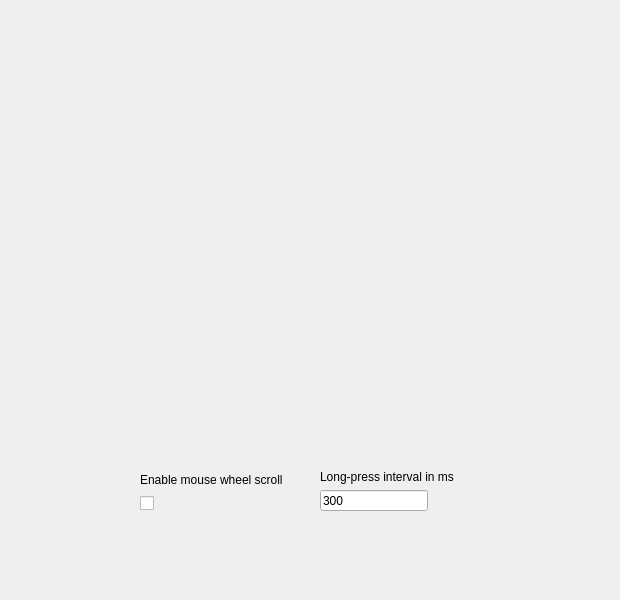
<?xml version="1.0" encoding="UTF-8"?>
<ui version="4.0">
 <class>CarRotaryPage</class>
 <widget class="QWidget" name="CarRotaryPage">
  <property name="geometry">
   <rect>
    <x>0</x>
    <y>0</y>
    <width>620</width>
    <height>600</height>
   </rect>
  </property>
  <property name="windowTitle">
   <string>Form</string>
  </property>
  <widget class="QPushButton" name="carrotary_backButton">
   <property name="geometry">
    <rect>
     <x>160</x>
     <y>242</y>
     <width>144</width>
     <height>200</height>
    </rect>
   </property>
   <property name="text">
    <string/>
   </property>
   <property name="icon">
    <iconset resource="../resources.qrc">
     <normaloff>:/light/carrotary_back</normaloff>:/light/carrotary_back</iconset>
   </property>
   <property name="iconSize">
    <size>
     <width>144</width>
     <height>200</height>
    </size>
   </property>
   <property name="flat">
    <bool>true</bool>
   </property>
   <property name="themeIconName" stdset="0">
    <string>carrotary_back</string>
   </property>
   <property name="themeIconNamePressed" stdset="0">
    <string>carrotary_back_pressed</string>
   </property>
  </widget>
  <widget class="QPushButton" name="carrotary_homeButton">
   <property name="geometry">
    <rect>
     <x>300</x>
     <y>242</y>
     <width>144</width>
     <height>200</height>
    </rect>
   </property>
   <property name="text">
    <string/>
   </property>
   <property name="icon">
    <iconset resource="../resources.qrc">
     <normaloff>:/light/carrotary_home</normaloff>:/light/carrotary_home</iconset>
   </property>
   <property name="iconSize">
    <size>
     <width>144</width>
     <height>200</height>
    </size>
   </property>
   <property name="flat">
    <bool>true</bool>
   </property>
   <property name="themeIconName" stdset="0">
    <string>carrotary_home</string>
   </property>
   <property name="themeIconNamePressed" stdset="0">
    <string>carrotary_home_pressed</string>
   </property>
  </widget>
  <widget class="QPushButton" name="carrotary_clickButton">
   <property name="geometry">
    <rect>
     <x>250</x>
     <y>172</y>
     <width>100</width>
     <height>100</height>
    </rect>
   </property>
   <property name="text">
    <string/>
   </property>
   <property name="icon">
    <iconset resource="../resources.qrc">
     <normaloff>:/light/carrotary_center</normaloff>:/light/carrotary_center</iconset>
   </property>
   <property name="iconSize">
    <size>
     <width>100</width>
     <height>100</height>
    </size>
   </property>
   <property name="flat">
    <bool>true</bool>
   </property>
   <property name="themeIconName" stdset="0">
    <string>carrotary_center</string>
   </property>
   <property name="themeIconNamePressed" stdset="0">
    <string>carrotary_center_pressed</string>
   </property>
  </widget>
  <widget class="QPushButton" name="carrotary_clockwiseButton">
   <property name="geometry">
    <rect>
     <x>297</x>
     <y>122</y>
     <width>100</width>
     <height>200</height>
    </rect>
   </property>
   <property name="text">
    <string/>
   </property>
   <property name="icon">
    <iconset resource="../resources.qrc">
     <normaloff>:/light/carrotary_clockwise</normaloff>:/light/carrotary_clockwise</iconset>
   </property>
   <property name="iconSize">
    <size>
     <width>100</width>
     <height>200</height>
    </size>
   </property>
   <property name="flat">
    <bool>true</bool>
   </property>
   <property name="themeIconName" stdset="0">
    <string>carrotary_clockwise</string>
   </property>
   <property name="themeIconNamePressed" stdset="0">
    <string>carrotary_clockwise_pressed</string>
   </property>
  </widget>
  <widget class="QPushButton" name="carrotary_counterclockwiseButton">
   <property name="geometry">
    <rect>
     <x>200</x>
     <y>122</y>
     <width>100</width>
     <height>200</height>
    </rect>
   </property>
   <property name="text">
    <string/>
   </property>
   <property name="icon">
    <iconset resource="../resources.qrc">
     <normaloff>:/light/carrotary_counterclockwise</normaloff>:/light/carrotary_counterclockwise</iconset>
   </property>
   <property name="iconSize">
    <size>
     <width>100</width>
     <height>200</height>
    </size>
   </property>
   <property name="flat">
    <bool>true</bool>
   </property>
   <property name="themeIconName" stdset="0">
    <string>carrotary_counterclockwise</string>
   </property>
   <property name="themeIconNamePressed" stdset="0">
    <string>carrotary_counterclockwise_pressed</string>
   </property>
  </widget>
  <widget class="QPushButton" name="carrotary_downButton">
   <property name="geometry">
    <rect>
     <x>195</x>
     <y>217</y>
     <width>212</width>
     <height>150</height>
    </rect>
   </property>
   <property name="text">
    <string/>
   </property>
   <property name="icon">
    <iconset resource="../resources.qrc">
     <normaloff>:/light/carrotary_down</normaloff>:/light/carrotary_down</iconset>
   </property>
   <property name="iconSize">
    <size>
     <width>212</width>
     <height>150</height>
    </size>
   </property>
   <property name="flat">
    <bool>true</bool>
   </property>
   <property name="themeIconName" stdset="0">
    <string>carrotary_down</string>
   </property>
   <property name="themeIconNamePressed" stdset="0">
    <string>carrotary_down_pressed</string>
   </property>
  </widget>
  <widget class="QPushButton" name="carrotary_leftButton">
   <property name="geometry">
    <rect>
     <x>153</x>
     <y>112</y>
     <width>150</width>
     <height>212</height>
    </rect>
   </property>
   <property name="text">
    <string/>
   </property>
   <property name="icon">
    <iconset resource="../resources.qrc">
     <normaloff>:/light/carrotary_left</normaloff>:/light/carrotary_left</iconset>
   </property>
   <property name="iconSize">
    <size>
     <width>150</width>
     <height>212</height>
    </size>
   </property>
   <property name="flat">
    <bool>true</bool>
   </property>
   <property name="themeIconName" stdset="0">
    <string>carrotary_left</string>
   </property>
   <property name="themeIconNamePressed" stdset="0">
    <string>carrotary_left_pressed</string>
   </property>
  </widget>
  <widget class="QPushButton" name="carrotary_upButton">
   <property name="geometry">
    <rect>
     <x>194</x>
     <y>70</y>
     <width>212</width>
     <height>150</height>
    </rect>
   </property>
   <property name="text">
    <string/>
   </property>
   <property name="icon">
    <iconset resource="../resources.qrc">
     <normaloff>:/light/carrotary_up</normaloff>:/light/carrotary_up</iconset>
   </property>
   <property name="iconSize">
    <size>
     <width>212</width>
     <height>150</height>
    </size>
   </property>
   <property name="flat">
    <bool>true</bool>
   </property>
   <property name="themeIconName" stdset="0">
    <string>carrotary_up</string>
   </property>
   <property name="themeIconNamePressed" stdset="0">
    <string>carrotary_up_pressed</string>
   </property>
  </widget>
  <widget class="QPushButton" name="carrotary_rightButton">
   <property name="geometry">
    <rect>
     <x>300</x>
     <y>112</y>
     <width>150</width>
     <height>212</height>
    </rect>
   </property>
   <property name="autoFillBackground">
    <bool>false</bool>
   </property>
   <property name="text">
    <string/>
   </property>
   <property name="icon">
    <iconset resource="../resources.qrc">
     <normaloff>:/light/carrotary_right</normaloff>:/light/carrotary_right</iconset>
   </property>
   <property name="iconSize">
    <size>
     <width>150</width>
     <height>212</height>
    </size>
   </property>
   <property name="flat">
    <bool>true</bool>
   </property>
   <property name="themeIconName" stdset="0">
    <string>carrotary_right</string>
   </property>
   <property name="themeIconNamePressed" stdset="0">
    <string>carrotary_right_pressed</string>
   </property>
  </widget>
  <widget class="QWidget" name="verticalLayoutWidget">
   <property name="geometry">
    <rect>
     <x>320</x>
     <y>470</y>
     <width>171</width>
     <height>41</height>
    </rect>
   </property>
   <layout class="QVBoxLayout" name="verticalLayout">
    <item>
     <widget class="QLabel" name="label">
      <property name="text">
       <string>Long-press interval in ms</string>
      </property>
      <property name="ColorGroup" stdset="0">
       <string>Title</string>
      </property>
     </widget>
    </item>
    <item>
     <widget class="QLineEdit" name="carrotary_longPressInterval">
      <property name="sizePolicy">
       <sizepolicy hsizetype="Fixed" vsizetype="Fixed">
        <horstretch>0</horstretch>
        <verstretch>0</verstretch>
       </sizepolicy>
      </property>
      <property name="text">
       <string>300</string>
      </property>
      <property name="maxLength">
       <number>5</number>
      </property>
      <property name="class" stdset="0">
       <string>EditableValue</string>
      </property>
     </widget>
    </item>
   </layout>
  </widget>
  <widget class="QWidget" name="verticalLayoutWidget_2">
   <property name="geometry">
    <rect>
     <x>140</x>
     <y>470</y>
     <width>171</width>
     <height>41</height>
    </rect>
   </property>
   <layout class="QVBoxLayout" name="verticalLayout_2">
    <item>
     <widget class="QLabel" name="carrotary_enableMouseWheel_label">
      <property name="text">
       <string>Enable mouse wheel scroll</string>
      </property>
      <property name="ColorGroup" stdset="0">
       <string>Title</string>
      </property>
     </widget>
    </item>
    <item>
     <widget class="QCheckBox" name="carrotary_enableMouseWheel_checkbox">
      <property name="text">
       <string/>
      </property>
      <property name="ColorGroup" stdset="0">
       <string>Toggle</string>
      </property>
     </widget>
    </item>
   </layout>
  </widget>
  <zorder>carrotary_upButton</zorder>
  <zorder>carrotary_backButton</zorder>
  <zorder>carrotary_homeButton</zorder>
  <zorder>carrotary_downButton</zorder>
  <zorder>carrotary_leftButton</zorder>
  <zorder>carrotary_rightButton</zorder>
  <zorder>carrotary_counterclockwiseButton</zorder>
  <zorder>carrotary_clockwiseButton</zorder>
  <zorder>carrotary_selectButton</zorder>
  <zorder>verticalLayoutWidget</zorder>
  <zorder>verticalLayoutWidget_2</zorder>
  <zorder>label_2</zorder>
 </widget>
 <resources>
  <include location="../resources.qrc"/>
 </resources>
 <connections/>
</ui>
